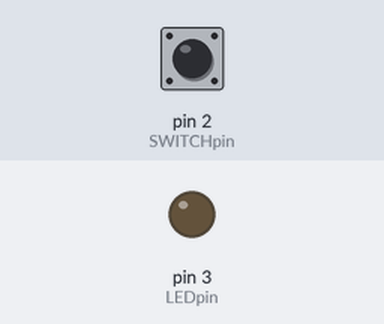
The sketch below on a simulated Arduino Uno, built with avr-gcc and run on an emulated ATmega328P. On the bench: output pins drawn as LEDs (lit = HIGH). Dashed ring = blinking. The test bench sets the inputs (shaded band); at power-on: pin 2 (SWITCHpin) HIGH.

Above: at 1.2 s.
1.3 s: pin 2 (SWITCHpin) pulsed LOW 5 times (0.12 s each, 0.3 s apart)
At 1.75 s:
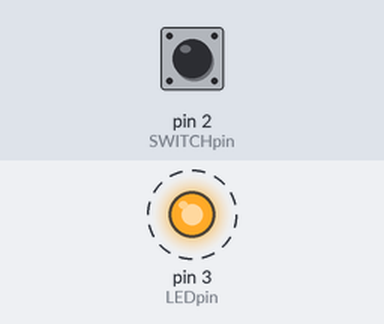
4.3 s: pin 2 (SWITCHpin) pulled LOW for 0.15 s
At 4.9 s:
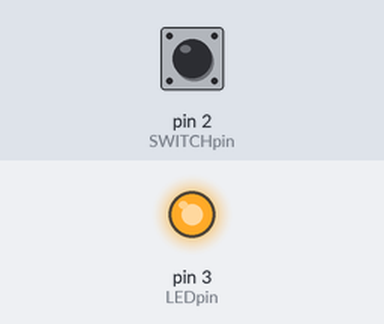
5.9 s: pin 2 (SWITCHpin) pulled LOW for 1 s
At 6.2 s:
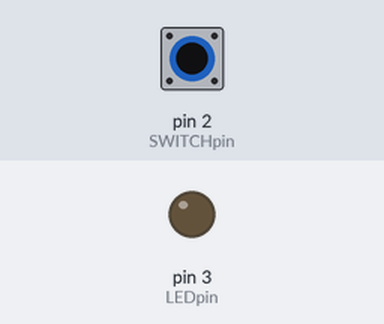
Timing chart, 0 to 8.9 s (numbered marks = the images above; inputs shaded):
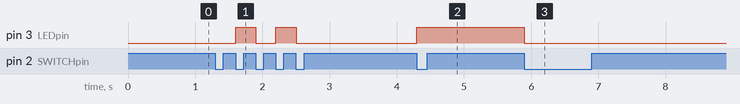

The sketch:

SimpleToggle.ino
```cpp
 /* SimpleToggle_PB_LED */


const byte LEDpin = 3;
const byte SWITCHpin = 2;

byte LEDstate = HIGH;
byte SWITCHstate;
byte lastSWITCHstate;

long previousMillis= 0;
long currentMillis= 0;
long interval= 200;

void setup() {
  // put your setup code here, to run once:
pinMode(LEDpin, OUTPUT);
pinMode(SWITCHpin, INPUT);
digitalWrite(SWITCHpin, HIGH);
}


void loop() {
  // put your main code here, to run repeatedly:

SWITCHstate = digitalRead(SWITCHpin);
Serial.print(currentMillis);
currentMillis=millis();
if (currentMillis-previousMillis>interval)
{

if ((lastSWITCHstate == HIGH) && (SWITCHstate == LOW))
{
    LEDstate = !LEDstate;
    digitalWrite(LEDpin, LEDstate);
    previousMillis= currentMillis;
}
}

lastSWITCHstate = SWITCHstate;
}
```

Measured:
- after the input at 1.3 s, pin 3 (LEDpin): alternates HIGH for 0.30 s and LOW for 0.30 s, 4 changes in all, then stays LOW, starting after 0.30 s
- after the input at 4.3 s, pin 3 (LEDpin): LOW → HIGH at once
- after the input at 5.9 s, pin 3 (LEDpin): HIGH → LOW at once
